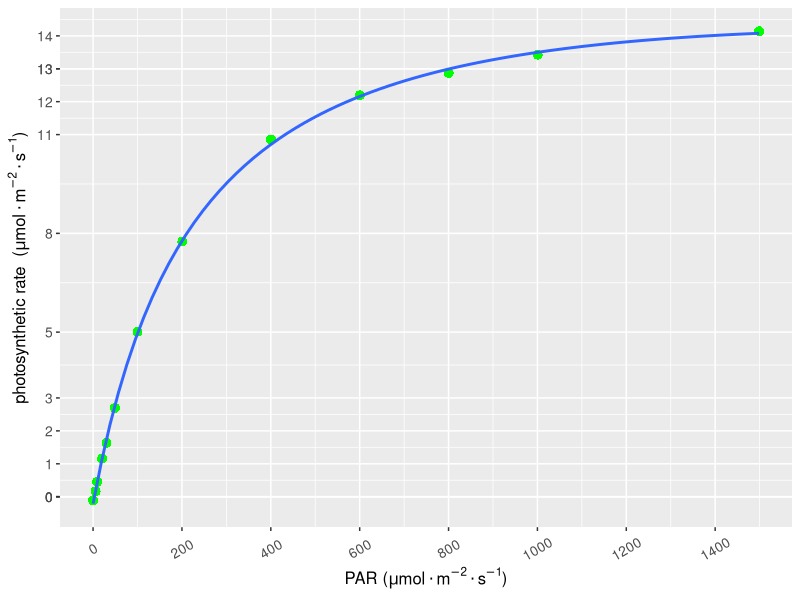

Write the R code that produced this figure.
## ---- chunk 1
library(minpack.lm)

# 读取数据，同fitaci数据格式
lrc <- read.csv("./data/lrc.csv")
lrc <- subset(lrc, Obs > 0)

# 光响应曲线没有太多参数，
# 直接调出相应的光强和光合速率
# 方便后面调用
lrc_Q <- lrc$PARi
lrc_A <- lrc$Photo 

# 模型的拟合
lrcnls <- nlsLM(lrc_A ~ alpha * ((1 - 
              beta*lrc_Q)/(1 + gamma * lrc_Q)) * lrc_Q - Rd,
                start=list(alpha = 0.07, beta = 0.00005,
                           gamma=0.004, Rd = 0.2)
                )
fitlrc_mrec <- summary(lrcnls)

# 饱和点计算
Isat <-  sqrt((fitlrc_mrec$coef[2,1] + fitlrc_mrec$coef[3,1])/
              fitlrc_mrec$coef[2,1]-1)/fitlrc_mrec$coef[3,1]
# 补偿点计算
Ic <- (fitlrc_mrec$coef[1,1] - fitlrc_mrec$coef[4,1])/
  (fitlrc_mrec$coef[3,1]*fitlrc_mrec$coef[4,1]+
   fitlrc_mrec$coef[1,1]*fitlrc_mrec$coef[2,1])

## 拟合图形
library(ggplot2)
light <- data.frame(lrc_Q = lrc$PARi, lrc_A = lrc$Photo)

p <- ggplot(light, aes(x = lrc_Q, y = lrc_A))

p1 <- p + 
  geom_point(shape = 16, size = 3, color = "green") + 
  geom_smooth(method="nls", formula = 
   y ~ alpha * ((1 - 
              beta*x)/(1 + gamma * x)) * x - Rd, 
    se = FALSE, method.args = list(
    start = c(alpha = 0.07, beta = 0.00005,
              gamma=0.004, Rd = 0.2), 
    aes(x =lrc_Q, y = lrc_A, 
    color='blue', size = 1.2))
  ) +
  labs(y=expression(paste("photosynthetic rate  ", 
          "(", mu, mol%.%m^-2%.%s^-1, ")")), 
       x=expression(paste("PAR ", 
           "(", mu, mol%.%m^-2%.%s^-1, ")")))


# 自定义坐标轴
p1 + scale_x_continuous(breaks = seq(0, 2100, by = 200)) +  
  scale_y_continuous(breaks= round(light$lrc_A)) +
   theme(axis.text.x  = element_text(
    size = 10, angle=30, vjust=0.5), 
    axis.text.y = element_text(size = 10),
    axis.title.x = element_text(size = 12, face = 'bold'),
    axis.title.y = element_text(size = 12, face = 'bold')
  )
## ---- chunk 2
knitr::kable(
fitlrc_mrec$coef, booktabs = TRUE,
caption = '直角双曲线修正模型计算参数'
)
